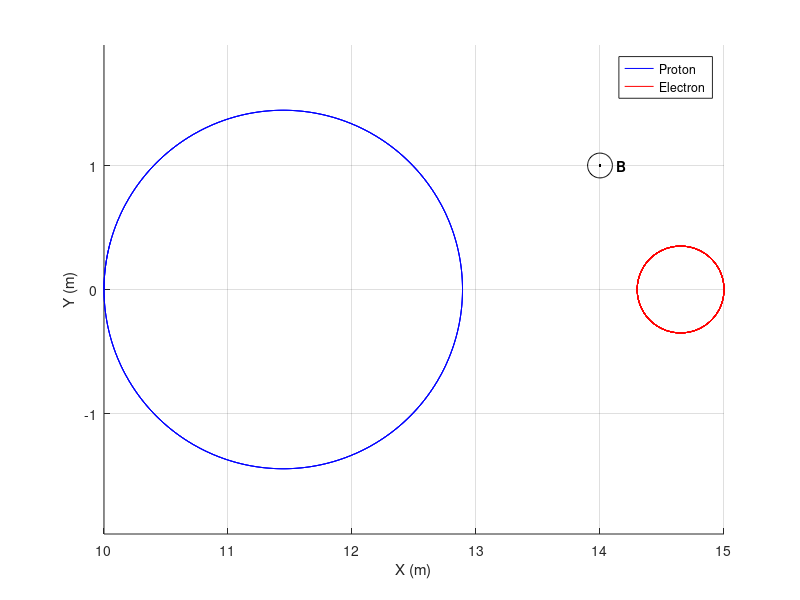
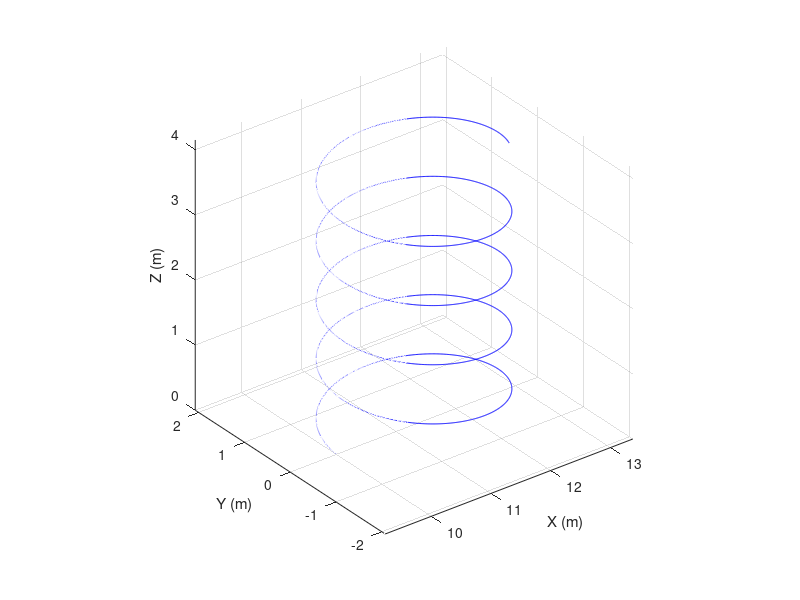

These figures' MATLAB source, in order:
function Theory_Uniform
clc

%GLOBALS 
global Re;
global mp;
global me;
global qp;
global qe;
global E;
global Beta;
global B0;

%PREPERATION
Re=6378;%km Earths Equatorial Radius
me0=9.109*10^-31;%kg mass of electron 
mp0=1.673*10^-27;%kg mass of proton;% 1850 roughly mass ratio of proton to electron 
qp=1.602*10^-19; %C
qe=-1.602*10^-19; %C
E=0; %V/m  Electric Field
Beta=1*10^-2; %T/m Gradient Magnetic Field Strength 
B0=1*10^-1; %T Baseline Magnetic Field Strength 
c=3*10^8; %m/s speed of light 

%IN TERMS OF ENERGY  
energy_p=1*1.0E6; %Mev %CHANGE TO 4*1.0E6 for FIG 3 
%apply %m=m0/sqrt(1-(v0_mag^2/c^2))
mp=(energy_p*1.602E-19)/c^2+mp0; %kg relativistic mass of proton 
vp_mag=sqrt((1-(mp0/mp)^2)*c^2); %m/s velocity of proton 
energy_e=10*1.0E6;%Mev   %CHANGE TO 40*1.0E6 for FIG 3 
me=(energy_e*1.602E-19)/c^2+me0; %kg %relativistic mass of electron 
ve_mag=sqrt((1-(me0/me)^2)*c^2);

Tp=2*pi*mp/(B0*abs(qp)); %gyroperiod of proton 
Te=2*pi*me/(B0*abs(qe)); %gyroperiod of electron 
rgp=mp*vp_mag/(B0*abs(qp)); %gyroradius of proton
rge=me*ve_mag/(B0*abs(qe)); %gyroradius of electron 

%INITIAL CONDITIONS PROTON 
r0p=[10, 0, 0];%m  
v0P=[0, vp_mag, 0];%m/s 
Tmin=0;Tmax=0.000002;
%CALL ODE45 FUNCTION PROTON 
[t,y]=ode45(@Lorentz,[Tmin,Tmax],[r0p,v0P],odeset('RelTol',1.0e-10,'AbsTol',1.0e-14));
%RESULTS 
rp=[y(:,1), y(:,2), y(:,3)];%m 
vp=[y(:,4), y(:,5), y(:,6)];%m
%CALL MAGNETIC FIELD PROTON
[Bx, By, Bz] = mag_vec(rp); %T
B=[Bx, By, Bz]; %T
B_mag=sqrt(sum(B.^2,2));%T

%INITIAL CONDITIONS ELECTRON 
r0e=[15, 0, 0];%m  
v0e=[0, ve_mag, 0];%m/s 
Tmax1=0.0000001;
%Call ODE45 FUNCTION ELECTRON 
[t1,y1]=ode45(@Lorentz1,[Tmin,Tmax1],[r0e,v0e],odeset('RelTol',1.0e-10,'AbsTol',1.0e-14));
%RESULTS 
re=[y1(:,1), y1(:,2), y1(:,3)];%m 
ve=[y1(:,4), y1(:,5), y1(:,6)];%m 
%CALL MAGNETIC FIELD ELECTRON 
[Bx1, By1, Bz1] = mag_vec(re); %T
B1=[Bx1, By1, Bz1];%T
B_mag1=sqrt(sum(B1.^2,2));%T

%INITIAL CONDITIONS PROTON 3D
r2=[10, 0, 0];%m  
v2=[0, vp_mag*0.9, vp_mag*0.1];%m/s 
Tmin2=0;Tmax2=0.000003;
%CALL ODE45 FUNCTION PROTON 
[t2,y2]=ode45(@Lorentz,[Tmin2,Tmax2],[r2,v2],odeset('RelTol',1.0e-10,'AbsTol',1.0e-14));


%FIGURES
%Plot Trajectory in Unform Field 
figure; %figure 1
xlabel('X (m)');
ylabel('Y (m)');
grid on;
axis equal;
hold on;
plot(y(:,1),y(:,2),'b')
plot(y1(:,1),y1(:,2),'r')
legend('Proton', 'Electron','AutoUpdate','off')
tet2=-0.1:0.1:2*pi;
plot(14+0.1*cos(tet2),1+0.1*sin(tet2),'k' )
plot(14+0.00*cos(tet2),1+0.00*sin(tet2),'k.' )
text(14.1, 1,'{\bf B}')

%Plot Trajectory
figure; %figure 2
plot3(y2(:,1),y2(:,2),y2(:,3),'b')
hold on;
xlabel('X (m)');
ylabel('Y (m)');
zlabel('Z (m)');
grid on;
axis equal;
end

function [Bx, By, Bz] = mag_vec(r)
global Beta;
global B0;
Bz=B0;%+Beta*r(:,1); %T
n=size(Bz);
Bx=zeros(n); %T
By=zeros(n); %T
end

function dxdt = Lorentz(t,x)
global mp;
global qp;
global E;

%variables: x=x(1); y=x(2); z=x(3); vx=x(4); vy=x(5); vz=x(6)
%velocity equations: dx/dt=x(4); dy/dt=x(5); dz/dt=x(6);  
%acceleration equations: d(vx)/dt; d(vy)/dt=; d(vz)/dt=; see below 
r=[x(1), x(2), x(3)]; %m
v=[x(4), x(5), x(6)]; %m

%Call magentic field function 
[Bx,By,Bz]=mag_vec(r);
B=[Bx,By,Bz];

%DIFFERENTIAL EQUATION 
%Lorentz Equation
%F=q(E + v x B)
%a=(q/m)(E + v x B)
a_L=(qp/mp)*(E + cross(v,B));
a_Lx=a_L(1);
a_Ly=a_L(2);
a_Lz=a_L(3);

dxdt=[x(4);x(5);x(6);a_Lx;a_Ly;a_Lz]; 
end

function dxdt = Lorentz1(t,x)
global me;
global qe;
global E;

%variables: x=x(1); y=x(2); z=x(3); vx=x(4); vy=x(5); vz=x(6)
%velocity equations: dx/dt=x(4); dy/dt=x(5); dz/dt=x(6);  
%acceleration equations: d(vx)/dt; d(vy)/dt=; d(vz)/dt=; see DIFFERENTIAL EQUATION
r=[x(1), x(2), x(3)]; %m
v=[x(4), x(5), x(6)]; %m

%Call Magnetic field Function
[Bx,By,Bz]=mag_vec(r);
B=[Bx,By,Bz];

%DIFFERENTIAL EQUATION 
%Lorentz Equation
%F=q(E + v x B)
%a=(q/m)(E + v x B)
a_L=(qe/me)*(E + cross(v,B));
a_Lx=a_L(1);
a_Ly=a_L(2);
a_Lz=a_L(3);

dxdt=[x(4);x(5);x(6);a_Lx;a_Ly;a_Lz]; 
end






